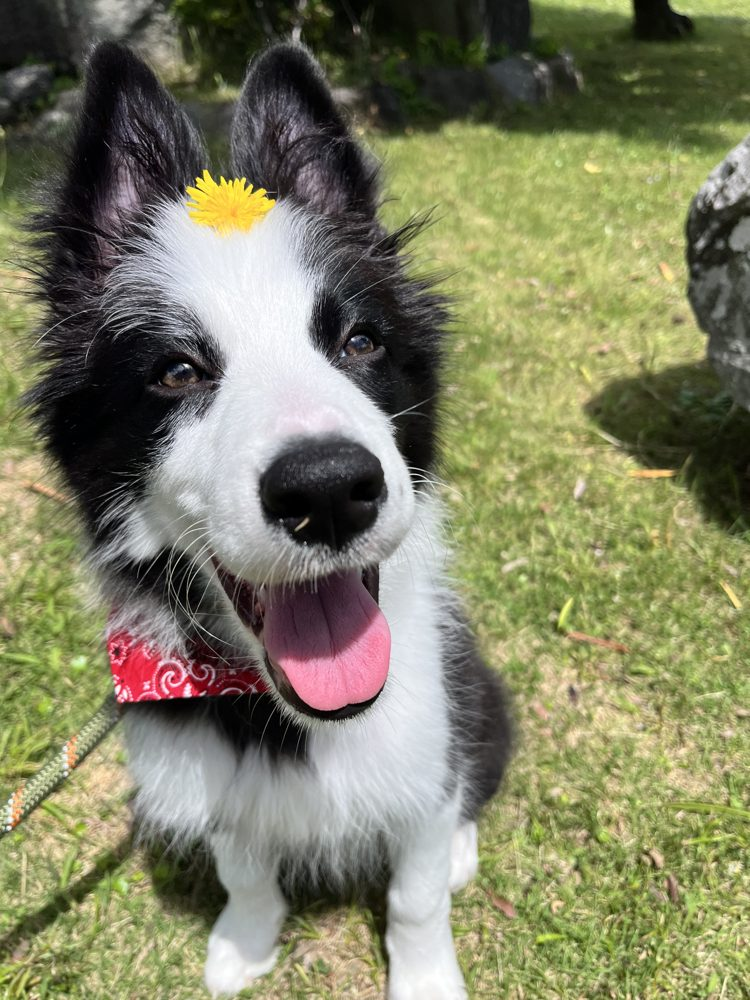
#> input picture 3d/photos/bailey_front.jpeg, 750 x 1000 px; its folder holds only this picture in this run
$ python make_bailey.py
#> lines starting #> are read from the running program, lines starting #| are printed output that depends on the picture
"""ベイリー（ボーダーコリー）の3Dプリント用モデルを生成する。

出力 (3d/out/):
  bailey_keychain.3mf  … 顔のキーホルダー（黒/白/ピンクのマルチカラー、AMS lite向け）
  bailey_tag.3mf       … 骨型の名札（表: BAILEY 浮き文字 / 裏: 電話番号を彫刻）
  bailey_lithophane.stl… 写真のリトファン（白PLAで印刷し、光に透かす）
各パーツの STL も出力する（単色で印刷したい場合用）。
"""
import os
from functools import reduce

import numpy as np
import shapely
import trimesh
from matplotlib.font_manager import FontProperties
from matplotlib.textpath import TextPath
from PIL import Image, ImageOps
from shapely import affinity
from shapely.geometry import LineString, Point, Polygon
from shapely.ops import unary_union

HERE = os.path.dirname(os.path.abspath(__file__))
OUT = os.path.join(HERE, "out")
BOLD = FontProperties(fname="/usr/share/fonts/truetype/dejavu/DejaVuSans-Bold.ttf")


def ellipse(cx, cy, rx, ry, rot=0):
    e = affinity.scale(Point(0, 0).buffer(1, 64), rx, ry)
    return affinity.translate(affinity.rotate(e, rot), cx, cy)


def mirror(g):
    return affinity.scale(g, -1, 1, origin=(0, 0))


def sym(g):
    return unary_union([g, mirror(g)])


def text_poly(s, size, font=BOLD):
    tp = TextPath((0, 0), s, size=size, prop=font)
    rings = [Polygon(r) for r in tp.to_polygons() if len(r) >= 3]
    g = reduce(lambda a, b: a.symmetric_difference(b), rings)  # even-odd fill
    minx, miny, maxx, maxy = g.bounds
    return affinity.translate(g, -(minx + maxx) / 2, -(miny + maxy) / 2)


def extrude(g, h, z0=0.0):
#> (the call stopped at in extrude, `meshes = [trimesh.creation.extrude_polygon(p, h) for p in parts if p.a..`: trimesh is not available in this run)
    g = g.buffer(0)
    parts = list(g.geoms) if hasattr(g, "geoms") else [g]
    meshes = [trimesh.creation.extrude_polygon(p, h) for p in parts if p.area > 1e-3]
    m = trimesh.util.concatenate(meshes)
    m.apply_translation([0, 0, z0])
    return m


def save(name, parts):
    """parts: {部品名: mesh}。3MF (複数パーツ) と個別 STL を書き出す。"""
    os.makedirs(OUT, exist_ok=True)
    scene = trimesh.Scene()
    for pname, m in parts.items():
        scene.add_geometry(m, node_name=pname, geom_name=pname)
        m.export(os.path.join(OUT, f"{name}_{pname}.stl"))
    scene.export(os.path.join(OUT, f"{name}.3mf"))


# ---------------------------------------------------------------- キーホルダー
def bailey_face():
    """顔の2D形状 (mm)。正面を向いた写真がモデル。"""
    head = unary_union([
        ellipse(0, 0, 14, 13),
        ellipse(0, -8.5, 9, 8),                         # マズル
        sym(ellipse(-10.5, -4, 5, 6.5, 15)),            # 頬の毛
    ])
    ear = Polygon([(-11.5, 6), (-14.5, 22), (-4.5, 11)]).buffer(1.4, join_style=1)
    head = unary_union([head, sym(ear)])
    # 白い部分: 額のブレーズ〜マズル〜あご
    blaze = Polygon([(-1.4, 13.5), (1.4, 13.5), (2.6, 6), (5, -1), (-5, -1), (-2.6, 6)])
    white = unary_union([blaze.buffer(0.8), ellipse(0, -9, 8, 7),
                         ellipse(0, -15, 5.8, 3)]).intersection(head.buffer(-0.01))
    # 目: 黒い毛の中なので、白い「にっこり目」(∩) で表現
    arc = [(-6.5 + 2.4 * np.cos(t), 2.2 + 1.6 * np.sin(t)) for t in np.linspace(0.15, np.pi - 0.15, 20)]
    eyes = sym(LineString(arc).buffer(0.55, cap_style=1))
    nose = unary_union([ellipse(0, -5, 3.6, 2.5),
                        Polygon([(-2.4, -5.8), (2.4, -5.8), (0, -8)]).buffer(0.5)])
    smile = [(0, -7.5), (0, -9.4)] + [(-1.8 + 1.8 * np.cos(t), -9.4 + 1.2 * np.sin(t))
                                       for t in np.linspace(0, -np.pi, 16)]
    mouth = sym(LineString(smile + [(-4.2, -8.9)]).buffer(0.35, cap_style=1))
    tongue = unary_union([ellipse(0, -13.2, 2.6, 3.0),
                          Polygon([(-2.6, -12), (2.6, -12), (2.2, -10.4), (-2.2, -10.4)])])
    white = white.difference(nose.buffer(0.01)).difference(mouth).difference(tongue.buffer(0.01))
    white = unary_union([white, eyes])
    # 首のバンダナ（赤）をあごの下に
    bandana = Polygon([(-10.5, -14.5), (10.5, -14.5), (0, -22)]).buffer(1.2, join_style=1)
    bandana_full = bandana
    bandana = bandana.difference(ellipse(0, -15, 6.2, 3.4).buffer(0.3))
    # キーリング用の穴（耳と耳の間、額の上）
    loop = Point(0, 17.5).buffer(4.0, 48)
    hole = Point(0, 17.5).buffer(1.9, 48)
    return dict(head=head, white=white, nose=nose, tongue=tongue,
                bandana=bandana, bandana_full=bandana_full, loop=loop, hole=hole)


def keychain():
    f = bailey_face()
    base_t, top_t = 3.0, 0.8  # 土台の厚み / 浮き上がり
    silhouette = unary_union([f["head"], f["bandana_full"], f["loop"]]).difference(f["hole"])
    black = extrude(silhouette, base_t)
    top = lambda g: extrude(g.difference(f["hole"]), top_t, base_t)
    save("bailey_keychain", {
        "black_base": black,
        "white": top(f["white"]),
        "black_nose": top(f["nose"]),
        "pink_tongue": top(f["tongue"]),
        "red_bandana": top(f["bandana"].difference(f["tongue"].buffer(0.01))),
    })
    return f


# ---------------------------------------------------------------- 骨型の名札
def bone(length=58, width=14, knob=7.5):
    shaft = shapely.box(-length / 2 + knob, -width / 2, length / 2 - knob, width / 2)
    knobs = [Point(sx * (length / 2 - knob), sy * 5.5).buffer(knob, 64)
             for sx in (-1, 1) for sy in (-1, 1)]
    return unary_union([shaft, *knobs])


def tag():
    shape = bone()
    hole = Point(-24.5, 0).buffer(2.2, 48)
    base_t, top_t, engrave = 3.0, 0.8, 0.6
    name = text_poly("BAILEY", 8.5)
    name = affinity.translate(name, 3.5, 0)
    phone = mirror(affinity.translate(text_poly("090-7828-9179", 3.6), 2.5, 0))  # 裏面用に左右反転
    body = extrude(shape.difference(hole), base_t)
#> (the call stopped at in extrude, `meshes = [trimesh.creation.extrude_polygon(p, h) for p in parts if p.a..`: trimesh is not available in this run)
    cut = extrude(phone, engrave + 0.01, -0.01)
    body = body.difference(cut)
    save("bailey_tag", {"black_base": body, "white_name": extrude(name, top_t, base_t)})
    return shape, hole, name, phone


# ---------------------------------------------------------------- リトファン
def lithophane(img_path, width=100.0, t_min=0.8, t_max=3.2, frame=3.0, px=0.25):
#> called with img_path = '3d/photos/bailey_front.jpeg', width = 100, t_min = 0.8, t_max = 3.2, frame = 3, px = 0.25
    im = ImageOps.exif_transpose(Image.open(img_path)).convert("L")
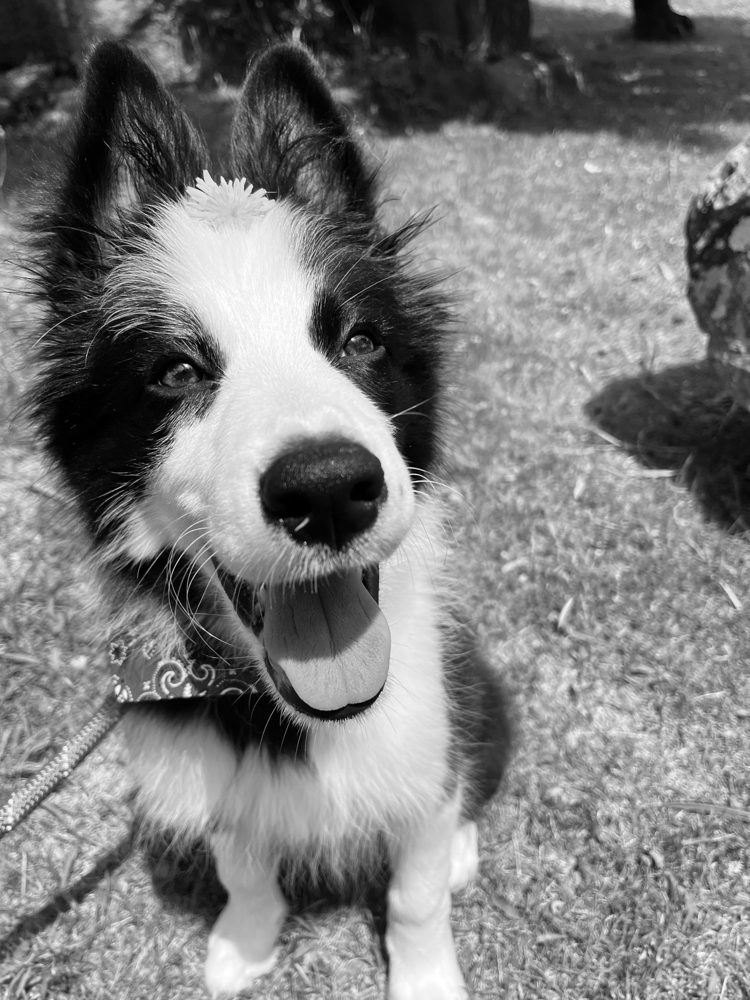
#> im: PIL image 750x1000 L; min 0, max 255, mean 124.8
    w, h = im.size
#> w = 750; h = 1000
    ncols = int(width / px)
    nrows = int(ncols * h / w)
#> nrows = 533
    im = ImageOps.autocontrast(im.resize((ncols, nrows), Image.LANCZOS), cutoff=1)
#> im: PIL image 400x533 L
    a = np.asarray(im, dtype=float) / 255.0
    z = t_max - a * (t_max - t_min)             # 暗い所ほど厚く
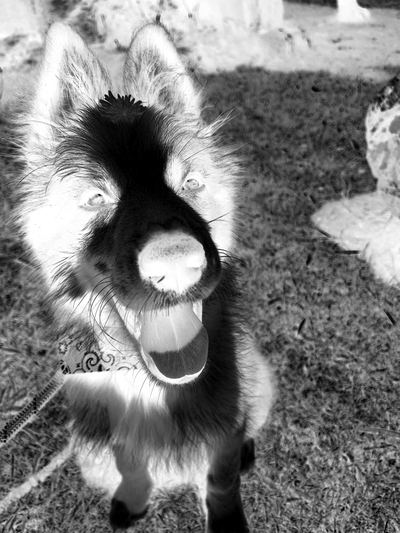
#> z: shape (533, 400) float64; min 0.8, max 3.2, mean 1.99; drawn with min black and max white
    fpx = int(frame / px)                        # 外枠
    z = np.pad(z, fpx, constant_values=t_max + 1.0)
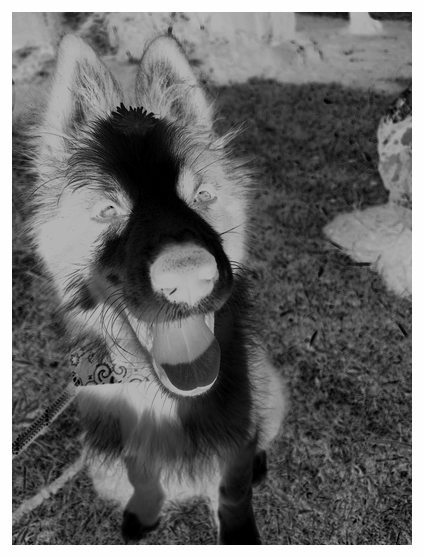
#> z: shape (557, 424) float64; min 0.8, max 4.2, mean 2.2; drawn with min black and max white
    z = z[::-1]                                  # 画像の上 → +Y
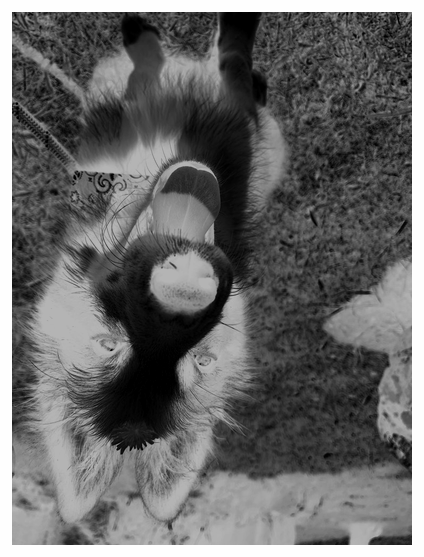
#> z: shape (557, 424) float64; min 0.8, max 4.2, mean 2.2; drawn with min black and max white
    ny, nx = z.shape
#> ny = 557; nx = 424
    xs, ys = np.arange(nx) * px, np.arange(ny) * px
#> xs = 424 values from 0 to 105.8; ys = 557 values from 0 to 139
    X, Y = np.meshgrid(xs, ys)
    top = np.column_stack([X.ravel(), Y.ravel(), z.ravel()])
    bot = np.column_stack([X.ravel(), Y.ravel(), np.zeros(z.size)])
    verts = np.vstack([top, bot])
    idx = np.arange(nx * ny).reshape(ny, nx)
    a0, b0, c0, d0 = idx[:-1, :-1].ravel(), idx[:-1, 1:].ravel(), idx[1:, :-1].ravel(), idx[1:, 1:].ravel()
    n = nx * ny
#> n = 236168
    faces = [np.column_stack([a0, b0, d0]), np.column_stack([a0, d0, c0]),          # 上面
             np.column_stack([a0 + n, d0 + n, b0 + n]), np.column_stack([a0 + n, c0 + n, d0 + n])]  # 底面
    ring = np.concatenate([idx[0, :], idx[1:, -1], idx[-1, -2::-1], idx[-2:0:-1, 0]])
    r2 = np.roll(ring, -1)
    faces += [np.column_stack([ring, ring + n, r2]), np.column_stack([r2, ring + n, r2 + n])]
    m = trimesh.Trimesh(verts, np.vstack(faces), process=True)
    if m.volume < 0:
        m.invert()
    os.makedirs(OUT, exist_ok=True)
    m.export(os.path.join(OUT, "bailey_lithophane.stl"))
    return m


if __name__ == "__main__":
    keychain()
    tag()
    photo = os.path.join(HERE, "photos", "bailey_front.jpeg")
    if os.path.exists(photo):
        lithophane(photo)
#> (the call stopped at in lithophane, `m = trimesh.Trimesh(verts, np.vstack(faces), process=True)`: trimesh is not available in this run)
#> (the run stopped early here; a loop or call above may not have finished)
